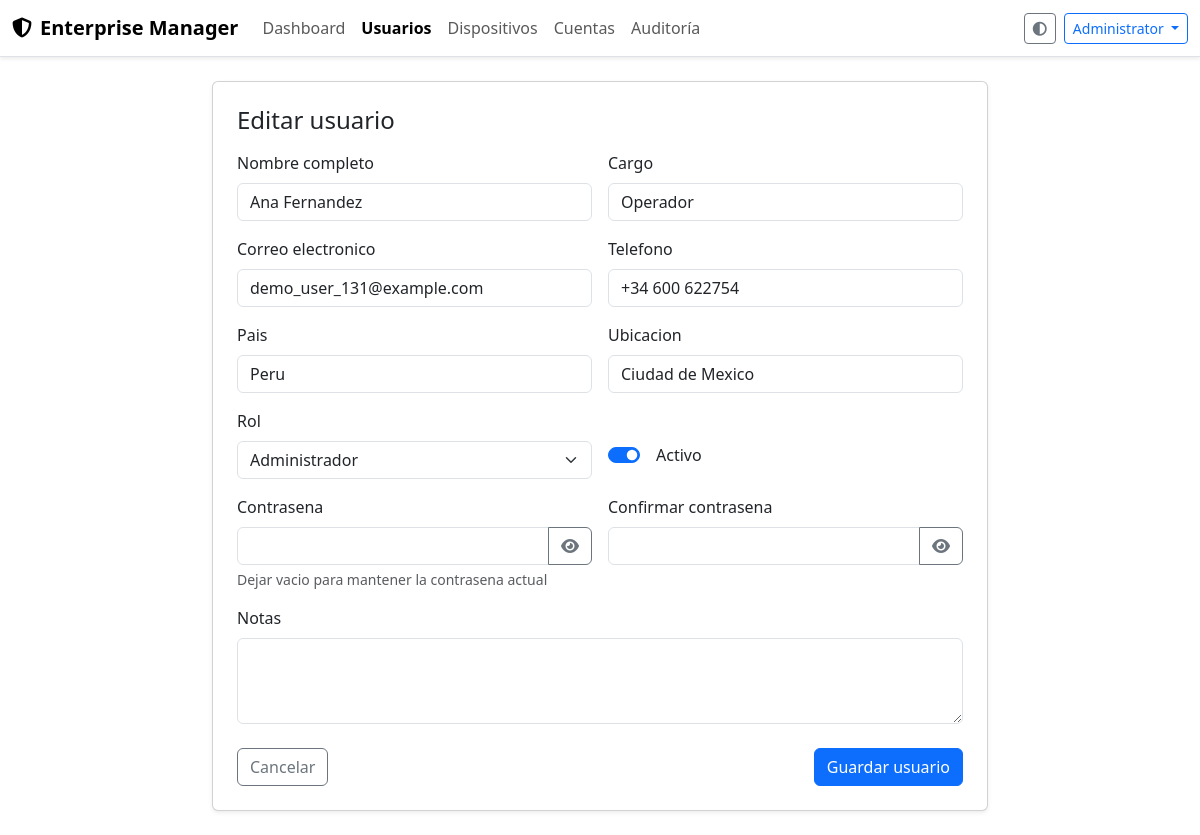
Screenshot of /users/135/edit (signed in) with the database file from the repository.
### models.py (models this page shows, shortened)
class TimestampMixin:
    created_at = db.Column(db.DateTime, default=dt.datetime.utcnow, nullable=False)
    updated_at = db.Column(
        db.DateTime,
        default=dt.datetime.utcnow,
        onupdate=dt.datetime.utcnow,
        nullable=False,
    )

class User(UserMixin, TimestampMixin, db.Model):
    __tablename__ = "users"
    id = db.Column(db.Integer, primary_key=True)
    name = db.Column(db.String(120), nullable=False)
    position = db.Column(db.String(120))
    email = db.Column(db.String(255), unique=True, nullable=False, index=True)
    phone = db.Column(db.String(50))
    country = db.Column(db.String(120))
    location = db.Column(db.String(120))
    active = db.Column(db.Boolean, default=True, nullable=False)
    notes = db.Column(db.Text)
    password_hash = db.Column(db.LargeBinary(128), nullable=False)
    role = db.Column(db.String(50), default="viewer", nullable=False)
    totp_secret = db.Column(db.String(32), nullable=True)
    last_login_at = db.Column(db.DateTime)
    devices = db.relationship("Device", back_populates="assigned_user", lazy="dynamic")
    accounts = db.relationship("Account", back_populates="owner", lazy="dynamic")
    logs = db.relationship("Log", back_populates="user", lazy="dynamic")
    @property
    def is_active(self) -> bool:  # type: ignore[override]
        return self.active

### routes/user_routes.py (the view, shortened to what this page needs)
@bp.route("/<int:user_id>/edit", methods=["GET", "POST"])
@login_required
def edit_user(user_id: int):
    user = User.query.get_or_404(user_id)
    if current_user.role != "admin" and current_user.id != user.id:
        flash("No tiene permisos para editar este usuario.", "danger")
        return redirect(url_for("users.list_users"))
    form = UserForm(obj=user)
    form.password.data = ""
    form.confirm_password.data = ""
    return render_template("user_edit.html", form=form, user=user)

### forms.py
class UserForm(FlaskForm):
    id = HiddenField()
    name = StringField("Nombre completo", validators=[DataRequired(), Length(max=120)])
    position = StringField("Cargo", validators=[Optional(), Length(max=120)])
    email = StringField("Correo electronico", validators=[DataRequired(), Email(), Length(max=255)])
    phone = StringField("Telefono", validators=[Optional(), Length(max=50)])
    country = StringField("Pais", validators=[Optional(), Length(max=120)])
    location = StringField("Ubicacion", validators=[Optional(), Length(max=120)])
    active = BooleanField("Activo", default=True)
    notes = TextAreaField("Notas", validators=[Optional()])
    role = SelectField("Rol", validators=[DataRequired()], choices=ROLE_CHOICES)
    password = PasswordField(
        "Contrasena",
        validators=[Optional(), password_complexity_validator],
        description="Dejar vacio para mantener la contrasena actual",
    )
    confirm_password = PasswordField(
        "Confirmar contrasena",
        validators=[
            Optional(),
            EqualTo("password", message="Las contrasenas no coinciden."),
        ],
    )
    submit = SubmitField("Guardar usuario")

### app.py (called while the page is built)
def _register_template_utils(app: Flask) -> None:
    @app.context_processor
    def inject_globals():
        return {
            "now": datetime.utcnow,
        }
    def format_datetime(value: datetime | None) -> str:
        if not value:
            return ""
        return value.strftime("%d/%m/%Y %H:%M")
    app.jinja_env.filters["datetime"] = format_datetime

### models.py (called while the page is built)
@login_manager.user_loader
def load_user(user_id: str) -> Optional[User]:
    if not user_id:
        return None
    return User.query.get(int(user_id))

### templates/user_edit.html (shortened to what this page needs)
{% extends "base.html" %}
{% block content %}
<div class="row justify-content-center">
  <div class="col-lg-8">
    <div class="card shadow-sm">
      <div class="card-body p-4">
        <h1 class="h4 mb-3">Editar usuario</h1>
        <form method="post" novalidate>
          <div class="row g-3">
            <div class="col-md-6">
              {{ form.name.label(class="form-label") }}
              {{ form.name(class="form-control") }}
            </div>
            <div class="col-md-6">
              {{ form.position.label(class="form-label") }}
              {{ form.position(class="form-control") }}
            </div>
            <div class="col-md-6">
              {{ form.email.label(class="form-label") }}
              {{ form.email(class="form-control") }}
            </div>
            <div class="col-md-6">
              {{ form.phone.label(class="form-label") }}
              {{ form.phone(class="form-control") }}
            </div>
            <div class="col-md-6">
              {{ form.country.label(class="form-label") }}
              {{ form.country(class="form-control") }}
            </div>
            <div class="col-md-6">
              {{ form.location.label(class="form-label") }}
              {{ form.location(class="form-control") }}
            </div>
            <div class="col-md-6">
              {{ form.role.label(class="form-label") }}
              {{ form.role(class="form-select", disabled=current_user.id == user.id and current_user.role != 'admin') }}
            </div>
            <div class="col-md-6 d-flex align-items-center">
              <div class="form-check form-switch mt-4">
                {{ form.active(class="form-check-input", role="switch") }}
                {{ form.active.label(class="form-check-label ms-2") }}
              </div>
            </div>
            <div class="col-md-6">
              {{ form.password.label(class="form-label") }}
              <div class="input-group">
                {{ form.password(class="form-control") }}
                <button type="button" class="btn btn-outline-secondary toggle-password">
                  <i class="fa-solid fa-eye"></i>
                </button>
              </div>
              <div class="form-text">{{ form.password.description }}</div>
            </div>
            <div class="col-md-6">
              {{ form.confirm_password.label(class="form-label") }}
              <div class="input-group">
                {{ form.confirm_password(class="form-control") }}
                <button type="button" class="btn btn-outline-secondary toggle-password">
                  <i class="fa-solid fa-eye"></i>
                </button>
              </div>
            </div>
            <div class="col-12">
              {{ form.notes.label(class="form-label") }}
              {{ form.notes(class="form-control", rows=3) }}
            </div>
          </div>
          <div class="d-flex justify-content-between mt-4">
            <a href="{{ url_for('users.list_users') }}" class="btn btn-outline-secondary">Cancelar</a>
            {{ form.submit(class="btn btn-primary") }}
          </div>
        </form>
      </div>
    </div>
  </div>
</div>
{% endblock %}

### templates/base.html (shortened to what this page needs)
<!doctype html>
<html lang="es" data-bs-theme="light">
  <head>
    <link rel="stylesheet" href="https://cdn.jsdelivr.net/npm/bootstrap@5.3.3/dist/css/bootstrap.min.css">
    <link rel="stylesheet" href="https://cdn.datatables.net/1.13.8/css/dataTables.bootstrap5.min.css">
    <link rel="stylesheet" href="https://cdn.jsdelivr.net/npm/@fortawesome/fontawesome-free@6.5.2/css/all.min.css">
    <link rel="stylesheet" href="{{ url_for('static', filename='css/styles.css') }}">
  </head>
  <body>
    {% if current_user.is_authenticated %}
    <nav class="navbar navbar-expand-lg border-bottom shadow-sm">
      <div class="container-fluid">
        <a class="navbar-brand fw-semibold" href="{{ url_for('main.dashboard') }}">
          <i class="fa-solid fa-shield-halved me-2"></i>Enterprise Manager
        </a>
        <div class="collapse navbar-collapse" id="navbarNav">
          <ul class="navbar-nav me-auto mb-2 mb-lg-0">
            <li class="nav-item">
              <a class="nav-link {% if request.endpoint == 'main.dashboard' %}active{% endif %}"
                 href="{{ url_for('main.dashboard') }}">
                Dashboard
              </a>
            </li>
            <li class="nav-item">
              <a class="nav-link {% if 'users.' in request.endpoint|default('') %}active{% endif %}"
                 href="{{ url_for('users.list_users') }}">
                Usuarios
              </a>
            </li>
            <li class="nav-item">
              <a class="nav-link {% if 'devices.' in request.endpoint|default('') %}active{% endif %}"
                 href="{{ url_for('devices.list_devices') }}">
                Dispositivos
              </a>
            </li>
            <li class="nav-item">
              <a class="nav-link {% if 'accounts.' in request.endpoint|default('') %}active{% endif %}"
                 href="{{ url_for('accounts.list_accounts') }}">
                Cuentas
              </a>
            </li>
            {% if current_user.role == 'admin' %}
            <li class="nav-item">
              <a class="nav-link {% if request.endpoint == 'main.view_logs' %}active{% endif %}"
                 href="{{ url_for('main.view_logs') }}">
                Auditoría
              </a>
            </li>
            {% endif %}
          </ul>
          <div class="d-flex align-items-center gap-2">
            <button class="btn btn-sm btn-outline-secondary" id="themeToggle" type="button">
              <i class="fa-solid fa-circle-half-stroke"></i>
            </button>
            <div class="dropdown">
              <button class="btn btn-sm btn-outline-primary dropdown-toggle" type="button" data-bs-toggle="dropdown" aria-expanded="false">
                {{ current_user.name }}
              </button>
            </div>
          </div>
        </div>
      </div>
    </nav>
    {% endif %}
    <main class="container-fluid py-4">
      {% block content %}{% endblock %}
    </main>
    <div class="toast-container position-fixed top-0 end-0 p-3">
    </div>
  </body>
</html>

### static/css/styles.css (style rules this page uses)
body { transition: background-color 0.2s ease; }
.nav-link.active { font-weight: 600; }

### rows the page displays
User: name "Administrator"
User: name "Ana Fernandez", position "Operador", email "demo_user_131@example.com", phone "+34 600 622754", country "Peru", location "Ciudad de Mexico", role "Administrador", active "☑"
